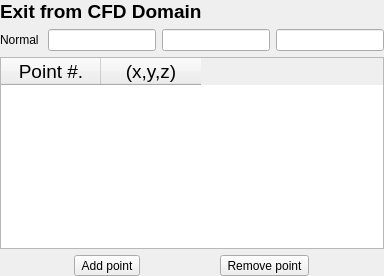
             <widget class="QWidget" name="Pg2_BA_Exit">
              <layout class="QVBoxLayout" name="verticalLayout_12">
               <property name="leftMargin">
                <number>0</number>
               </property>
               <property name="topMargin">
                <number>0</number>
               </property>
               <property name="rightMargin">
                <number>0</number>
               </property>
               <property name="bottomMargin">
                <number>0</number>
               </property>
               <item>
                <widget class="QLabel" name="Lbl_BA_ExitH2">
                 <property name="font">
                  <font>
                   <pointsize>14</pointsize>
                   <weight>75</weight>
                   <bold>true</bold>
                  </font>
                 </property>
                 <property name="text">
                  <string>&lt;html&gt;&lt;head/&gt;&lt;body&gt;&lt;p&gt;Exit from CFD Domain&lt;/p&gt;&lt;/body&gt;&lt;/html&gt;</string>
                 </property>
                </widget>
               </item>
               <item>
                <layout class="QHBoxLayout" name="HLY_BA_ExitNormal">
                 <item>
                  <widget class="QLabel" name="Lbl_BA_ExitNormal">
                   <property name="text">
                    <string>Normal </string>
                   </property>
                  </widget>
                 </item>
                 <item>
                  <widget class="QLineEdit" name="Led_BA_ExitNx"/>
                 </item>
                 <item>
                  <widget class="QLineEdit" name="Led_BA_ExitNy"/>
                 </item>
                 <item>
                  <widget class="QLineEdit" name="Led_BA_ExitNz"/>
                 </item>
                </layout>
               </item>
               <item>
                <widget class="QTableWidget" name="Tbl_BA_ExitInterPt">
                 <property name="font">
                  <font>
                   <pointsize>14</pointsize>
                  </font>
                 </property>
                 <column>
                  <property name="text">
                   <string>Point #.</string>
                  </property>
                 </column>
                 <column>
                  <property name="text">
                   <string>(x,y,z)</string>
                  </property>
                 </column>
                </widget>
               </item>
               <item>
                <layout class="QHBoxLayout" name="HLY_BA_ExitAddPt">
                 <item>
                  <widget class="QToolButton" name="Btn_BA_ExitAddPt">
                   <property name="text">
                    <string>Add point</string>
                   </property>
                  </widget>
                 </item>
                 <item>
                  <widget class="QToolButton" name="Btn_BA_ExitRemPt">
                   <property name="text">
                    <string>Remove point</string>
                   </property>
                  </widget>
                 </item>
                </layout>
               </item>
              </layout>
             </widget>
